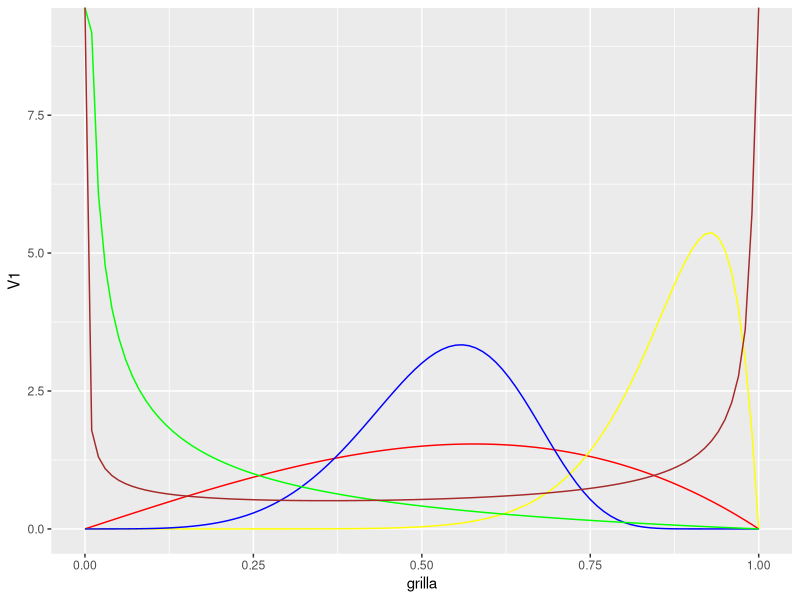

Source code (R): (Note: this script raises an error after producing the figure.)
library(ggplot2)
library(mvtnorm)

#Punto 2

kumaraswamy = function(a,b,x) {
  stopifnot(a > 0)
  stopifnot(b > 0)
  valor = a*b*(x^(a-1))*((1-(x^a))^(b-1))
  return(valor)
}

grilla = seq(0,1,.01)


runif(2,1,100)

parametros = matrix(c(2,2,10,2,5,15,1/2,2,1/2,1/3), nrow = 5, ncol = 2, byrow = T)

Valores = matrix(0,nrow = 101, ncol = 5)
for (i in 1:5) {
  Valores[,i] = kumaraswamy(parametros[i,1],parametros[i,2],grilla)
}

data_kuma = as.data.frame(Valores)

ggplot(data_kuma)+geom_line(aes(x = grilla, y = V1), color = "red")+
  geom_line(aes(x = grilla, y = V2), color = "yellow")+
  geom_line(aes(x = grilla, y = V3), color = "blue")+
  geom_line(aes(x = grilla, y = V4), color = "green")+
  geom_line(aes(x = grilla, y = V5), color = "brown")



# Muy facilmente se puede representar la creencia a priori 
# de parametros que esten entre 0 y 1.



#Punto 3 


r_beta_by_mean = function(n, media, con){
  alfa = media * con
  beta = con - alfa
  rbeta(n, alfa, beta)
}

d_beta_by_mean = function(x, media, con){
  alfa = media * con
  beta = con - alfa
  dbeta(x, alfa, beta)
}


d_objetivo_kuma = function(x) kumaraswamy(6, 2, x)

r_propuesta_kuma_1 = function(x) r_beta_by_mean(1, x, 2)

d_propuesta_kuma_1 = function(x, media) d_beta_by_mean(x, media, 2)

muestras_kuma_1 = sample_mh_1d(5000, v_random = c(0,1), d_objetivo = d_objetivo_kuma, 
                             d_propuesta = d_propuesta_kuma_1, 
                             r_propuesta = r_propuesta_kuma_1)

r_propuesta_kuma_2 = function(x) r_beta_by_mean(1, x, 10)

d_propuesta_kuma_2 = function(x, media) d_beta_by_mean(x, media, 10)

muestras_kuma_2 = sample_mh_1d(5000, v_random = c(0,1), d_objetivo = d_objetivo_kuma, 
                               d_propuesta = d_propuesta_kuma_2, 
                               r_propuesta = r_propuesta_kuma_2)

r_propuesta_kuma_3 = function(x) r_beta_by_mean(1, x, 1)

d_propuesta_kuma_3 = function(x, media) d_beta_by_mean(x, media, 1)

muestras_kuma_3 = sample_mh_1d(5000, v_random = c(0,1), d_objetivo = d_objetivo_kuma, 
                               d_propuesta = d_propuesta_kuma_3, 
                               r_propuesta = r_propuesta_kuma_3)



muestras_kuma = data.frame(obs = c(muestras_kuma_1, muestras_kuma_2, muestras_kuma_3),
                           orden = rep(1:5000,3),
                           cadena = as.factor(rep(1:3, each = 5000)))

ggplot(muestras_kuma) + geom_line(aes(x = orden, y = obs)) + facet_grid(vars(cadena))

1-mean(muestras_kuma_1[1:4999]-muestras_kuma_1[2:5000] == 0)
1-mean(muestras_kuma_2[1:4999]-muestras_kuma_2[2:5000] == 0)
1-mean(muestras_kuma_3[1:4999]-muestras_kuma_3[2:5000] == 0)


hist(muestras_kuma_1)
hist(muestras_kuma_2)
hist(muestras_kuma_3)

acf(muestras_kuma_1, lag.max = 19)
acf(muestras_kuma_2, lag.max = 19)
acf(muestras_kuma_3, lag.max = 19)

mean(muestras_kuma_1)
mean(muestras_kuma_2)
mean(muestras_kuma_3)


mean(sort(muestras_kuma_1)[250:251])
mean(sort(muestras_kuma_2)[250:251])
mean(sort(muestras_kuma_3)[250:251])

mean(sort(muestras_kuma_1)[4750:4751])
mean(sort(muestras_kuma_2)[4750:4751])
mean(sort(muestras_kuma_3)[4750:4751])

logit_kuma_1 = log(muestras_kuma_1/(1-muestras_kuma_1))
logit_kuma_2 = log(muestras_kuma_2/(1-muestras_kuma_2))
logit_kuma_3 = log(muestras_kuma_3/(1-muestras_kuma_3))

mean(logit_kuma_1)
mean(logit_kuma_2)
mean(logit_kuma_3)


mean(sort(logit_kuma_1)[250:251])
mean(sort(logit_kuma_2)[250:251])
mean(sort(logit_kuma_3)[250:251])

mean(sort(logit_kuma_1)[4750:4751])
mean(sort(logit_kuma_2)[4750:4751])
mean(sort(logit_kuma_3)[4750:4751])

#Ejer 7
set.seed(69)
d_objetivo_normal = function (x) dmvnorm(x, mean = c(.4, .75), sigma = matrix(c(1.35, .4, .4, 2.4), nrow = 2))


muestra_normal = sample_mh_2d(5000, p_inicial = c(1,1), d_objetivo = d_objetivo_normal,
                              matrix_var = matrix(c(1.5, .4, .4, 2.4), nrow = 2))

muestra_normal_df = data.frame(obs = c(muestra_normal[,1],muestra_normal[,2]),
                           orden = rep(1:5000,2),
                           cadena = rep(c("x", "y"), each = 5000))

ggplot(muestra_normal_df) + geom_line(aes(x = orden, y = obs)) + facet_grid(vars(cadena))


nef = apply(muestra_normal, 2, FUN = neef)












#Ejer 8
Prob_mh_norm_1 = mean(muestra_normal[, 1] > 1 & muestra_normal[, 2] < 0)
Prob_mh_norm_2 = mean(muestra_normal[, 1] > 1 & muestra_normal[, 2] > 2)
Prob_mh_norm_3 = mean(muestra_normal[, 1] > .4 & muestra_normal[, 2] > .75)


rmv = rmvnorm(100000, mean = c(.4, .75), sigma = matrix(c(1.35, .4, .4, 2.4), nrow = 2))
Prob_rmv_1 = mean(rmv[, 1] > 1 & rmv[, 2] < 0)
Prob_rmv_2 = mean(rmv[, 1] > 1 & rmv[, 2] > 2)
Prob_rmv_3 = mean(rmv[, 1] > .4 & rmv[, 2] > .75)


abs(Prob_mh_norm_1 - Prob_rmv_1)/Prob_rmv_1
abs(Prob_mh_norm_2 - Prob_rmv_2)/Prob_rmv_2
abs(Prob_mh_norm_3 - Prob_rmv_3)/Prob_rmv_3



#Ejer 9



rosenbrock = function (x) ((.5 - x(1))^2) + 5 * ((x(2) - (x(1)^2))^2)

d_objetivo_rosenbrock = function (x) exp((-1)*(((.5 - x[1])^2) + 5 * ((x[2] - (x[1]^2))^2)))

muestra_rosenbrock_1 = sample_mh_2d(1000, p_inicial = c(1,1), d_objetivo = d_objetivo_rosenbrock,
                              matrix_var = matrix(c(1, .7, .7, 1), nrow = 2))
muestra_rosenbrock_2 = sample_mh_2d(1000, p_inicial = c(1,1), d_objetivo = d_objetivo_rosenbrock,
                                    matrix_var = matrix(c(1, .3, .3, 1), nrow = 2))
muestra_rosenbrock_3 = sample_mh_2d(1000, p_inicial = c(1,1), d_objetivo = d_objetivo_rosenbrock,
                                    matrix_var = matrix(c(1,0,0,2), nrow = 2))


muestra_rosenbrock_df_1 = data.frame(obs = c(muestra_rosenbrock_1[,1],muestra_rosenbrock_1[,2]),
                               orden = rep(1:1000,2),
                               cadena = rep(c("x", "y"), each = 1000))

muestra_rosenbrock_df_2 = data.frame(obs = c(muestra_rosenbrock_2[,1],muestra_rosenbrock_2[,2]),
                                     orden = rep(1:1000,2),
                                     cadena = rep(c("x", "y"), each = 1000))

muestra_rosenbrock_df_3 = data.frame(obs = c(muestra_rosenbrock_3[,1],muestra_rosenbrock_3[,2]),
                                     orden = rep(1:1000,2),
                                     cadena = rep(c("x", "y"), each = 1000))


ggplot(muestra_rosenbrock_df_1) + geom_line(aes(x = orden, y = obs)) + facet_grid(vars(cadena))

ggplot(muestra_rosenbrock_df_2) + geom_line(aes(x = orden, y = obs)) + facet_grid(vars(cadena))

ggplot(muestra_rosenbrock_df_3) + geom_line(aes(x = orden, y = obs)) + facet_grid(vars(cadena))

#Ejer 10

Prob_mh_rosen_1 = mean(muestra_rosenbrock_1[, 1] < 1 & muestra_rosenbrock_1[, 1] > 0 & muestra_rosenbrock_1[, 2] > 0 & muestra_rosenbrock_1[, 2] < 1)
Prob_mh_rosen_2 = mean(muestra_rosenbrock_1[, 1] < 0 & muestra_rosenbrock_1[, 1] > -1 & muestra_rosenbrock_1[, 2] > 0 & muestra_rosenbrock_1[, 2] < 1)
Prob_mh_rosen_3 = mean(muestra_rosenbrock_1[, 1] < 2.2 & muestra_rosenbrock_1[, 1] > 1 & muestra_rosenbrock_1[, 2] > 2 & muestra_rosenbrock_1[, 2] < 3)


ro = function (x, y) exp((-1)*(((.5 - x)^2) + 5 * ((y - (x^2))^2)))
int = integral2(ro, xmin = -261, xmax =  261, ymin = -261, ymax = 261)$Q[1]


Prob_rmv_1 =integral2(ro, xmin = 0, xmax =  1, ymin = 0, ymax = 1)$Q[1]/int
Prob_rmv_2 =integral2(ro, xmin = -1, xmax =  1, ymin = 0, ymax = 1)$Q[1]/int
Prob_rmv_3 =integral2(ro, xmin = 1, xmax =  2, ymin = 2, ymax = 3)$Q[1]/int


error_1_rosen = abs(Prob_mh_rosen_1 - Prob_rmv_1)/Prob_rmv_1
error_2_rosen =abs(Prob_mh_rosen_2 - Prob_rmv_2)/Prob_rmv_2
error_3_rosen =abs(Prob_mh_rosen_3 - Prob_rmv_3)/Prob_rmv_3
